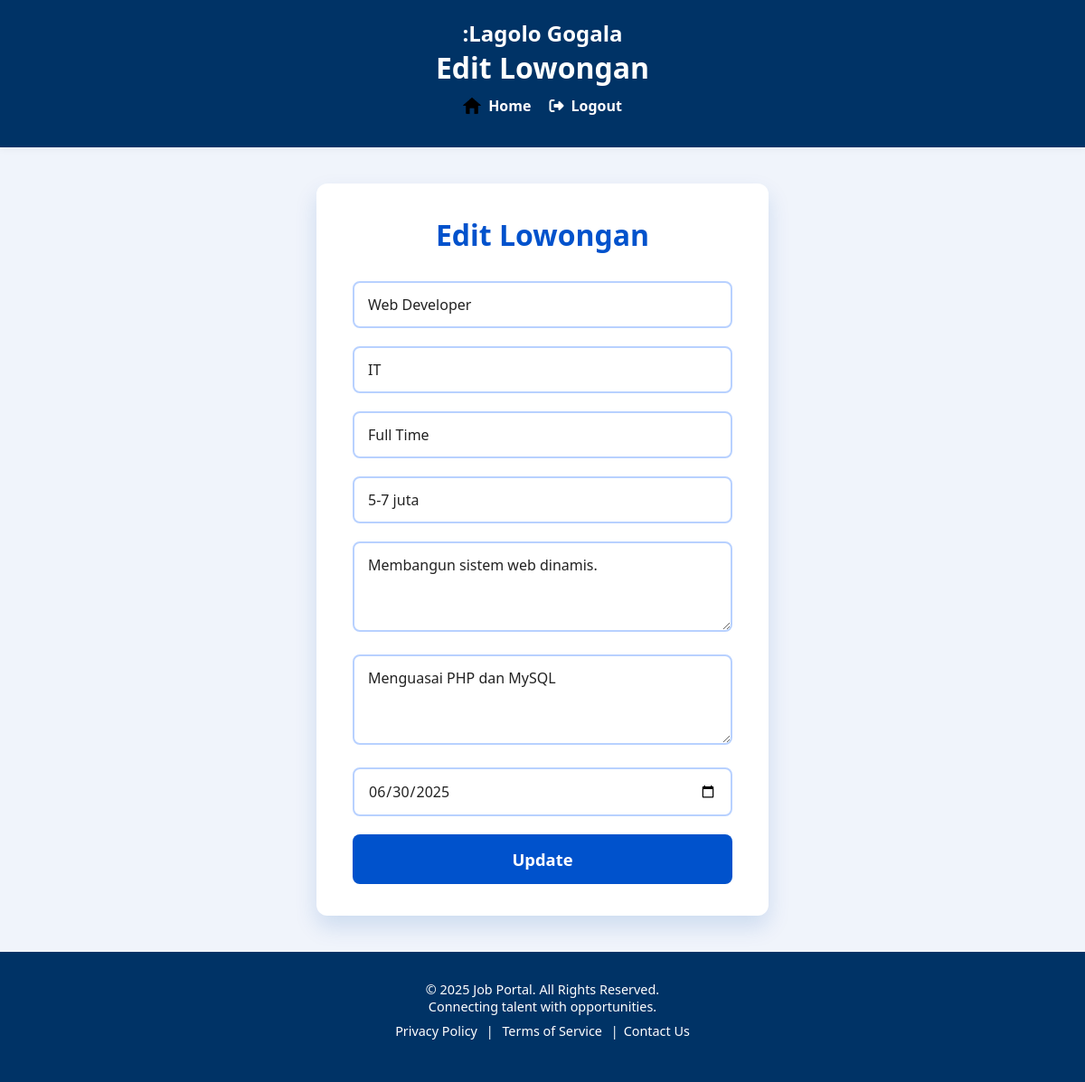
Screenshot of /edit_lowongan.php?id=1 (signed in) with the database file from the repository.
### tables this page shows
CREATE TABLE `pencari_kerja` (
  `id_user` int(11) NOT NULL,
  `nama_lengkap` varchar(100) NOT NULL,
  `tanggal_lahir` date NOT NULL,
  `nomor_hp` varchar(15) NOT NULL
);

CREATE TABLE `lowongan` (
  `id` int(11) NOT NULL,
  `id_perusahaan` int(11) NOT NULL,
  `nama_pekerjaan` varchar(100) NOT NULL,
  `kategori` varchar(50) DEFAULT NULL,
  `jenis_pekerjaan` varchar(50) DEFAULT NULL,
  `rentang_gaji` varchar(50) DEFAULT NULL,
  `deskripsi` text DEFAULT NULL,
  `syarat` text DEFAULT NULL,
  `batas_lamaran` date DEFAULT NULL
);

### edit_lowongan.php (the view, shortened to what this page needs)
<?php
require 'config/koneksi.php';
$id = $_GET['id'];
$stmt = $conn->prepare("SELECT * FROM lowongan WHERE id = ?");
$stmt->bind_param("i", $id);
$stmt->execute();
$data = $stmt->get_result()->fetch_assoc();
?>
<!DOCTYPE html>
<html lang="en">
<head>
    <link rel="stylesheet" href="css/edit_lowongan.css?<?php echo time();?>">
</head>
<body>
    <?php
        $customPageTitle = "Edit Lowongan";
        include "include/header.php";
    ?>
    <form method="POST">
        <h2>Edit Lowongan</h2>
        <input type="text" name="nama_pekerjaan" value="<?= $data['nama_pekerjaan'] ?>" required><br>
        <input type="text" name="kategori" value="<?= $data['kategori'] ?>" required><br>
        <input type="text" name="jenis_pekerjaan" value="<?= $data['jenis_pekerjaan'] ?>" required><br>
        <input type="text" name="rentang_gaji" value="<?= $data['rentang_gaji'] ?>"><br>
        <textarea name="deskripsi"><?= $data['deskripsi'] ?></textarea><br>
        <textarea name="syarat"><?= $data['syarat'] ?></textarea><br>
        <input type="date" name="batas_lamaran" value="<?= $data['batas_lamaran'] ?>" required><br>
        <button type="submit">Update</button>
    </form>
</body>
    <?php
        include "include/footer.php";
    ?>
</html>

### include/header.php (shortened to what this page needs)
<link rel="stylesheet" href="css/header.css?<?php echo time();?>">
<link rel="stylesheet" href="https://cdnjs.cloudflare.com/ajax/libs/font-awesome/6.5.0/css/all.min.css">
<?php
    require_once 'config/koneksi.php';
    $pageTitle = isset($customPageTitle) ? $customPageTitle : "Application Page";
    echo "<header class='head'>";
        if ($_SESSION) {
                if ($_SESSION['role'] == "perusahaan") {
                    $hquery = "SELECT * FROM perusahaan WHERE id_user = ?";
                    $hstmt = $conn->prepare($hquery);
                    $hstmt->bind_param("i", $_SESSION['user_id']);
                    $hstmt->execute();
                    $hresult = $hstmt->get_result();
                    $huser = $hresult -> fetch_assoc();
                    echo "<h2>".$huser['nama_perusahaan']."</h2>";
                } elseif ($_SESSION['role'] == "pencari_kerja") {
                    $hquery = "SELECT * FROM pencari_kerja WHERE id_user = ?";
                    $hstmt = $conn->prepare($hquery);
                    $hstmt->bind_param("i", $_SESSION['user_id']);
                    $hstmt->execute();
                    $hresult = $hstmt->get_result();
                    $huser = $hresult -> fetch_assoc();
                    echo "<h2>".$huser['nama_lengkap']."</h2>";
               }
        }
    echo    "<h1 class='header-title'> $pageTitle </h1>";
    echo    "<nav>";
    echo        "<a class='filter' href='halaman_pencari_kerja.php'> <img class='home-img' src='images/home.png' alt='Home'> Home</a>";
            if ($_SESSION) {
                    echo "<a class='filter' href='logout.php'>
                            <i class='fas fa-sign-out-alt'></i> Logout
                        </a>";
            } else {
                    echo "<a class='filter' href='login.php'>
                            <i class='fas fa-sign-in-alt'></i> Login
                        </a>";
            }
    echo    "</nav>";
    echo "</header>";
?>

### css/edit_lowongan.css (style rules this page uses)
* { box-sizing: border-box; margin: 0; padding: 0; font-family: 'Segoe UI', Tahoma, Geneva, Verdana, sans-serif; }
header { position: sticky; top: 0; z-index: 999; background-color: #fff; box-shadow: 0 2px 8px rgba(0, 0, 0, 0.05); }
body { background-color: #f0f4fb; padding: 0; }
form { background-color: #fff; width: 90%; max-width: 500px; margin: 40px auto; padding: 35px 40px; border-radius: 12px; box-shadow: 0 12px 25px rgba(0, 80, 175, 0.15); }
form h2 { color: #0052cc; font-weight: 700; font-size: 2rem; margin-bottom: 30px; text-align: center; }
input[type="text"], input[type="date"], textarea { width: 100%; padding: 13px 15px; margin-bottom: 20px; border: 2px solid #b8d1ff; border-radius: 8px; font-size: 1rem; transition: border-color 0.3s ease; color: #222; resize: vertical; }
textarea { min-height: 100px; }
::placeholder { color: #7a8fbf; font-style: italic; }
button[type="submit"] { width: 100%; padding: 15px 0; background-color: #0052cc; border: none; border-radius: 8px; color: #fff; font-size: 1.15rem; font-weight: 700; cursor: pointer; transition: background-color 0.3s ease; }

### css/header.css (style rules this page uses)
.head { background-color: #003366;; padding: 20px; color: white; display: flex; flex-direction: column; align-items: center; position: sticky; width: auto; height: 25%; }
.header-title { font-size: 2rem; margin-bottom: 10px; }
nav { display: flex; gap: 20px; margin-bottom: 15px; }
.filter { text-decoration: none; color: #ffffff; font-weight: bold; display: flex; align-items: center; gap: 8px; }
.home-img { width: 20px; height: 20px; }

### rows the page displays
pencari_kerja: nama_lengkap ":Lagolo Gogala"
lowongan: nama_pekerjaan "Web Developer", kategori "IT", jenis_pekerjaan "Full Time", rentang_gaji "5-7 juta", deskripsi "Membangun sistem web dinamis.", syarat "Menguasai PHP dan MySQL", batas_lamaran "06/30/2025"

### other values shown
$pageTitle "Edit Lowongan"
